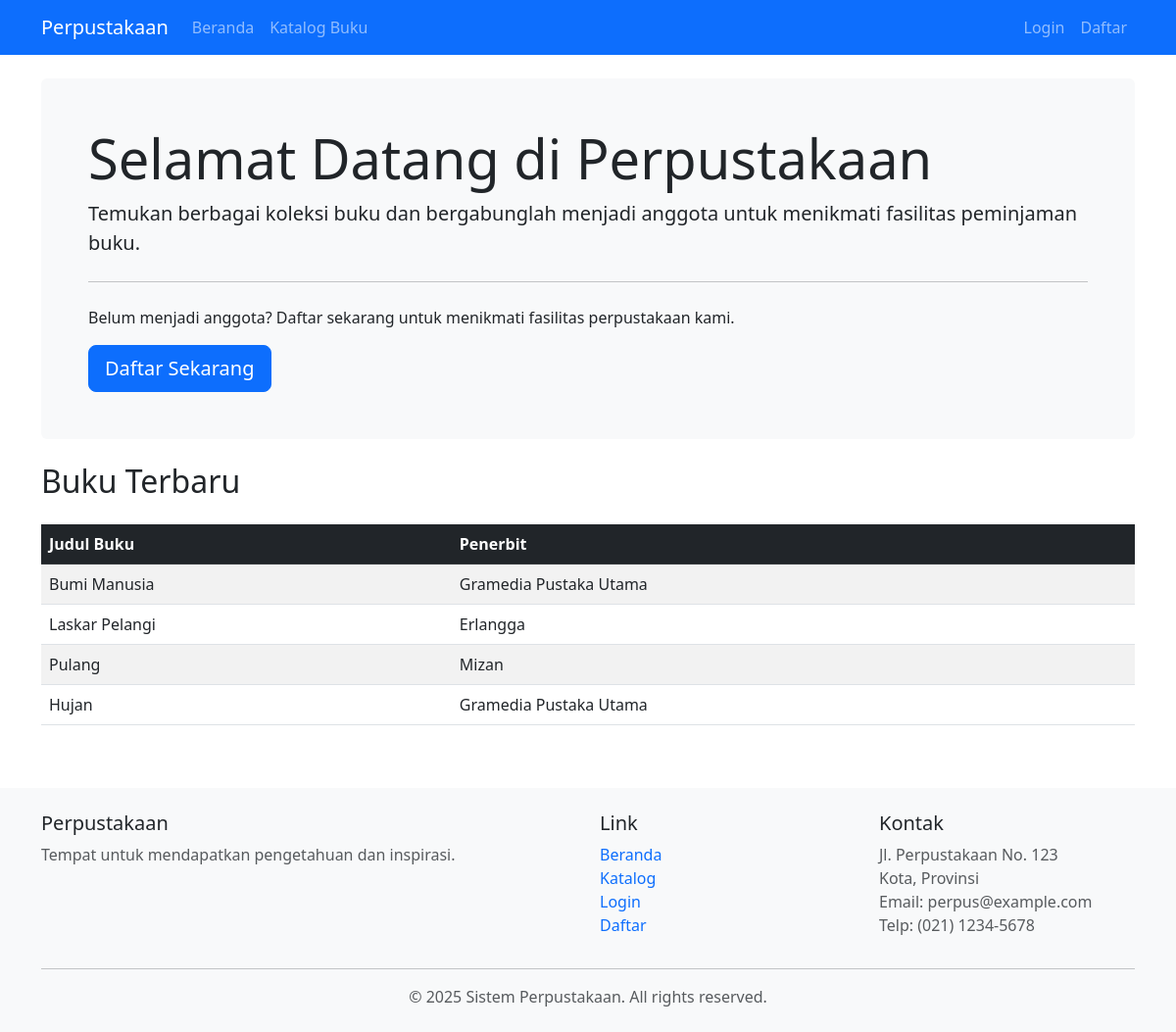
The page / on the database its author committed.
### tables this page shows
CREATE TABLE IF NOT EXISTS Buku (
    buku_id INT PRIMARY KEY AUTO_INCREMENT,
    isbn VARCHAR(20) UNIQUE,
    judul VARCHAR(255) NOT NULL,
    penerbit_id INT,
    tahun_terbit INT,
    jumlah_halaman INT,
    bahasa VARCHAR(50),
    deskripsi TEXT,
    stok INT DEFAULT 0,
    lokasi_rak VARCHAR(50),
    cover_url VARCHAR(255),
    FOREIGN KEY (penerbit_id) REFERENCES Penerbit(penerbit_id)
);

CREATE TABLE IF NOT EXISTS Penerbit (
    penerbit_id INT PRIMARY KEY AUTO_INCREMENT,
    nama_penerbit VARCHAR(100) NOT NULL,
    alamat TEXT,
    telepon VARCHAR(15),
    email VARCHAR(100)
);

### index.php (the view, shortened to what this page needs)
<?php
require_once 'config.php';
require_once 'header.php';
$stmt = $conn->query("SELECT buku.judul, penerbit.nama_penerbit
                     FROM buku
                     JOIN penerbit ON buku.penerbit_id = penerbit.penerbit_id
                     LIMIT 10");
$books = $stmt->fetchAll(PDO::FETCH_ASSOC);
?>
<div class="row mb-4">
    <div class="col-12">
        <div class="jumbotron bg-light p-5 rounded">
            <h1 class="display-4">Selamat Datang di Perpustakaan</h1>
            <p class="lead">Temukan berbagai koleksi buku dan bergabunglah menjadi anggota untuk menikmati fasilitas peminjaman buku.</p>
            <?php if (!isset($_SESSION['user']) && !isset($_SESSION['anggota'])): ?>
                <hr class="my-4">
                <p>Belum menjadi anggota? Daftar sekarang untuk menikmati fasilitas perpustakaan kami.</p>
                <a class="btn btn-primary btn-lg" href="register.php" role="button">Daftar Sekarang</a>
            <?php endif; ?>
        </div>
    </div>
</div>
<h2 class="mb-4">Buku Terbaru</h2>
<div class="table-responsive">
    <table class="table table-striped">
        <thead class="table-dark">
            <tr>
                <th>Judul Buku</th>
                <th>Penerbit</th>
            </tr>
        </thead>
        <tbody>
            <?php foreach ($books as $book): ?>
            <tr>
                <td><?= htmlspecialchars($book['judul']) ?></td>
                <td><?= htmlspecialchars($book['nama_penerbit']) ?></td>
            </tr>
            <?php endforeach; ?>
        </tbody>
    </table>
</div>
<?php
require_once 'footer.php';
?>

### rows shown on the page
buku: judul "Bumi Manusia", penerbit.nama_penerbit "Gramedia Pustaka Utama"
buku: judul "Laskar Pelangi", penerbit.nama_penerbit "Erlangga"
buku: judul "Pulang", penerbit.nama_penerbit "Mizan"
buku: judul "Hujan", penerbit.nama_penerbit "Gramedia Pustaka Utama"
